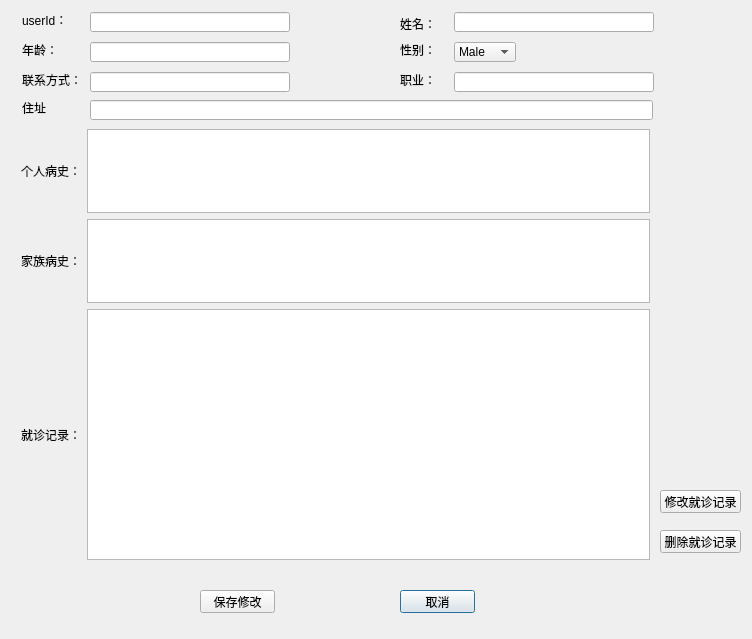
<?xml version="1.0" encoding="UTF-8"?>
<ui version="4.0">
 <class>RecordUpdateWidgets</class>
 <widget class="QDialog" name="RecordUpdateWidgets">
  <property name="geometry">
   <rect>
    <x>0</x>
    <y>0</y>
    <width>752</width>
    <height>639</height>
   </rect>
  </property>
  <property name="windowTitle">
   <string>修改病例</string>
  </property>
  <widget class="QLabel" name="label">
   <property name="geometry">
    <rect>
     <x>22</x>
     <y>12</y>
     <width>48</width>
     <height>16</height>
    </rect>
   </property>
   <property name="sizePolicy">
    <sizepolicy hsizetype="Fixed" vsizetype="Preferred">
     <horstretch>0</horstretch>
     <verstretch>0</verstretch>
    </sizepolicy>
   </property>
   <property name="text">
    <string>userId：</string>
   </property>
  </widget>
  <widget class="QLineEdit" name="userIdEdit">
   <property name="geometry">
    <rect>
     <x>90</x>
     <y>12</y>
     <width>200</width>
     <height>20</height>
    </rect>
   </property>
   <property name="sizePolicy">
    <sizepolicy hsizetype="Fixed" vsizetype="Fixed">
     <horstretch>0</horstretch>
     <verstretch>0</verstretch>
    </sizepolicy>
   </property>
   <property name="minimumSize">
    <size>
     <width>200</width>
     <height>0</height>
    </size>
   </property>
  </widget>
  <widget class="QLabel" name="label_2">
   <property name="geometry">
    <rect>
     <x>400</x>
     <y>16</y>
     <width>48</width>
     <height>16</height>
    </rect>
   </property>
   <property name="sizePolicy">
    <sizepolicy hsizetype="Preferred" vsizetype="Fixed">
     <horstretch>0</horstretch>
     <verstretch>0</verstretch>
    </sizepolicy>
   </property>
   <property name="minimumSize">
    <size>
     <width>48</width>
     <height>0</height>
    </size>
   </property>
   <property name="text">
    <string>姓名：</string>
   </property>
  </widget>
  <widget class="QLineEdit" name="nameEdit">
   <property name="geometry">
    <rect>
     <x>454</x>
     <y>12</y>
     <width>200</width>
     <height>20</height>
    </rect>
   </property>
   <property name="sizePolicy">
    <sizepolicy hsizetype="Fixed" vsizetype="Fixed">
     <horstretch>0</horstretch>
     <verstretch>0</verstretch>
    </sizepolicy>
   </property>
   <property name="minimumSize">
    <size>
     <width>200</width>
     <height>0</height>
    </size>
   </property>
  </widget>
  <widget class="QLabel" name="label_3">
   <property name="geometry">
    <rect>
     <x>22</x>
     <y>42</y>
     <width>36</width>
     <height>16</height>
    </rect>
   </property>
   <property name="text">
    <string>年龄：</string>
   </property>
  </widget>
  <widget class="QLineEdit" name="ageEdit">
   <property name="geometry">
    <rect>
     <x>90</x>
     <y>42</y>
     <width>200</width>
     <height>20</height>
    </rect>
   </property>
   <property name="sizePolicy">
    <sizepolicy hsizetype="Fixed" vsizetype="Fixed">
     <horstretch>0</horstretch>
     <verstretch>0</verstretch>
    </sizepolicy>
   </property>
   <property name="minimumSize">
    <size>
     <width>200</width>
     <height>0</height>
    </size>
   </property>
  </widget>
  <widget class="QLabel" name="label_4">
   <property name="geometry">
    <rect>
     <x>400</x>
     <y>42</y>
     <width>36</width>
     <height>16</height>
    </rect>
   </property>
   <property name="text">
    <string>性别：</string>
   </property>
  </widget>
  <widget class="QComboBox" name="gendleBox">
   <property name="geometry">
    <rect>
     <x>454</x>
     <y>42</y>
     <width>62</width>
     <height>20</height>
    </rect>
   </property>
   <property name="sizePolicy">
    <sizepolicy hsizetype="Fixed" vsizetype="Fixed">
     <horstretch>0</horstretch>
     <verstretch>0</verstretch>
    </sizepolicy>
   </property>
   <item>
    <property name="text">
     <string>Male</string>
    </property>
   </item>
   <item>
    <property name="text">
     <string>Female</string>
    </property>
   </item>
  </widget>
  <widget class="QLabel" name="label_5">
   <property name="geometry">
    <rect>
     <x>22</x>
     <y>72</y>
     <width>60</width>
     <height>16</height>
    </rect>
   </property>
   <property name="text">
    <string>联系方式：</string>
   </property>
  </widget>
  <widget class="QLineEdit" name="contactEdit">
   <property name="geometry">
    <rect>
     <x>90</x>
     <y>72</y>
     <width>200</width>
     <height>20</height>
    </rect>
   </property>
   <property name="sizePolicy">
    <sizepolicy hsizetype="Fixed" vsizetype="Fixed">
     <horstretch>0</horstretch>
     <verstretch>0</verstretch>
    </sizepolicy>
   </property>
   <property name="minimumSize">
    <size>
     <width>200</width>
     <height>0</height>
    </size>
   </property>
  </widget>
  <widget class="QLabel" name="label_6">
   <property name="geometry">
    <rect>
     <x>400</x>
     <y>72</y>
     <width>36</width>
     <height>16</height>
    </rect>
   </property>
   <property name="text">
    <string>职业：</string>
   </property>
  </widget>
  <widget class="QLineEdit" name="professionEdit">
   <property name="geometry">
    <rect>
     <x>454</x>
     <y>72</y>
     <width>200</width>
     <height>20</height>
    </rect>
   </property>
   <property name="sizePolicy">
    <sizepolicy hsizetype="Fixed" vsizetype="Fixed">
     <horstretch>0</horstretch>
     <verstretch>0</verstretch>
    </sizepolicy>
   </property>
   <property name="minimumSize">
    <size>
     <width>200</width>
     <height>0</height>
    </size>
   </property>
  </widget>
  <widget class="QLabel" name="label_7">
   <property name="geometry">
    <rect>
     <x>22</x>
     <y>100</y>
     <width>24</width>
     <height>16</height>
    </rect>
   </property>
   <property name="sizePolicy">
    <sizepolicy hsizetype="Expanding" vsizetype="Preferred">
     <horstretch>0</horstretch>
     <verstretch>0</verstretch>
    </sizepolicy>
   </property>
   <property name="text">
    <string>住址</string>
   </property>
  </widget>
  <widget class="QLineEdit" name="addressEdit">
   <property name="geometry">
    <rect>
     <x>90</x>
     <y>100</y>
     <width>563</width>
     <height>20</height>
    </rect>
   </property>
   <property name="sizePolicy">
    <sizepolicy hsizetype="Fixed" vsizetype="Fixed">
     <horstretch>0</horstretch>
     <verstretch>0</verstretch>
    </sizepolicy>
   </property>
   <property name="minimumSize">
    <size>
     <width>563</width>
     <height>0</height>
    </size>
   </property>
   <property name="maximumSize">
    <size>
     <width>563</width>
     <height>16777215</height>
    </size>
   </property>
  </widget>
  <widget class="QPushButton" name="cancleBtn">
   <property name="geometry">
    <rect>
     <x>400</x>
     <y>590</y>
     <width>75</width>
     <height>23</height>
    </rect>
   </property>
   <property name="text">
    <string>取消</string>
   </property>
  </widget>
  <widget class="QPushButton" name="updateResultBtn">
   <property name="geometry">
    <rect>
     <x>660</x>
     <y>490</y>
     <width>81</width>
     <height>23</height>
    </rect>
   </property>
   <property name="text">
    <string>修改就诊记录</string>
   </property>
  </widget>
  <widget class="QPushButton" name="deleteResultBtn">
   <property name="geometry">
    <rect>
     <x>660</x>
     <y>530</y>
     <width>81</width>
     <height>23</height>
    </rect>
   </property>
   <property name="text">
    <string>删除就诊记录</string>
   </property>
  </widget>
  <widget class="QPushButton" name="updateBtn">
   <property name="geometry">
    <rect>
     <x>200</x>
     <y>590</y>
     <width>75</width>
     <height>23</height>
    </rect>
   </property>
   <property name="text">
    <string>保存修改</string>
   </property>
  </widget>
  <widget class="QWidget" name="">
   <property name="geometry">
    <rect>
     <x>21</x>
     <y>129</y>
     <width>629</width>
     <height>431</height>
    </rect>
   </property>
   <layout class="QGridLayout" name="gridLayout_2" rowstretch="1,1,3" columnstretch="0,0">
    <item row="0" column="0">
     <widget class="QLabel" name="label_8">
      <property name="text">
       <string>个人病史：</string>
      </property>
     </widget>
    </item>
    <item row="0" column="1">
     <widget class="QTextEdit" name="personalHistoryEdit"/>
    </item>
    <item row="1" column="0">
     <widget class="QLabel" name="label_9">
      <property name="text">
       <string>家族病史：</string>
      </property>
     </widget>
    </item>
    <item row="1" column="1">
     <widget class="QTextEdit" name="familyHistoryEdit"/>
    </item>
    <item row="2" column="0">
     <widget class="QLabel" name="label_10">
      <property name="text">
       <string>就诊记录：</string>
      </property>
     </widget>
    </item>
    <item row="2" column="1">
     <widget class="QTableWidget" name="tableWidget_result"/>
    </item>
   </layout>
  </widget>
  <zorder>label</zorder>
  <zorder>userIdEdit</zorder>
  <zorder>label_2</zorder>
  <zorder>nameEdit</zorder>
  <zorder>label_3</zorder>
  <zorder>ageEdit</zorder>
  <zorder>label_4</zorder>
  <zorder>gendleBox</zorder>
  <zorder>label_5</zorder>
  <zorder>contactEdit</zorder>
  <zorder>label_6</zorder>
  <zorder>professionEdit</zorder>
  <zorder>label_7</zorder>
  <zorder>addressEdit</zorder>
  <zorder>label_8</zorder>
  <zorder>label_9</zorder>
  <zorder>personalHistoryEdit</zorder>
  <zorder>familyHistoryEdit</zorder>
  <zorder>label_10</zorder>
  <zorder>tableWidget_result</zorder>
  <zorder>updateBtn</zorder>
  <zorder>cancleBtn</zorder>
  <zorder>updateResultBtn</zorder>
  <zorder>deleteResultBtn</zorder>
  <zorder>updateBtn</zorder>
  <zorder>addressEdit</zorder>
  <zorder>label_7</zorder>
 </widget>
 <resources/>
 <connections/>
</ui>
